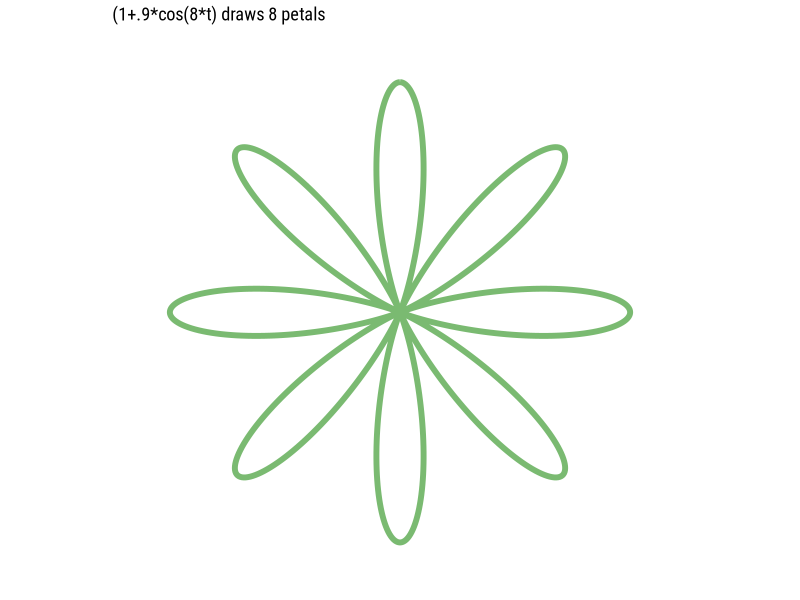
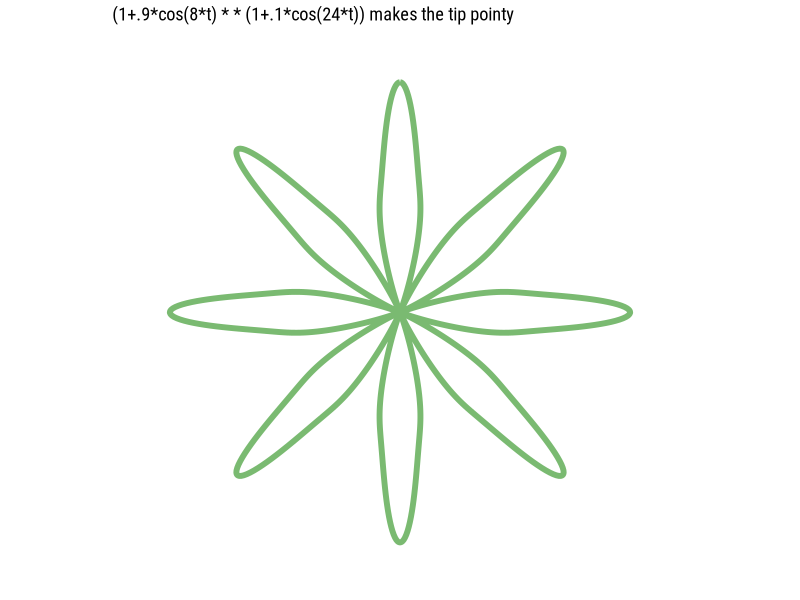
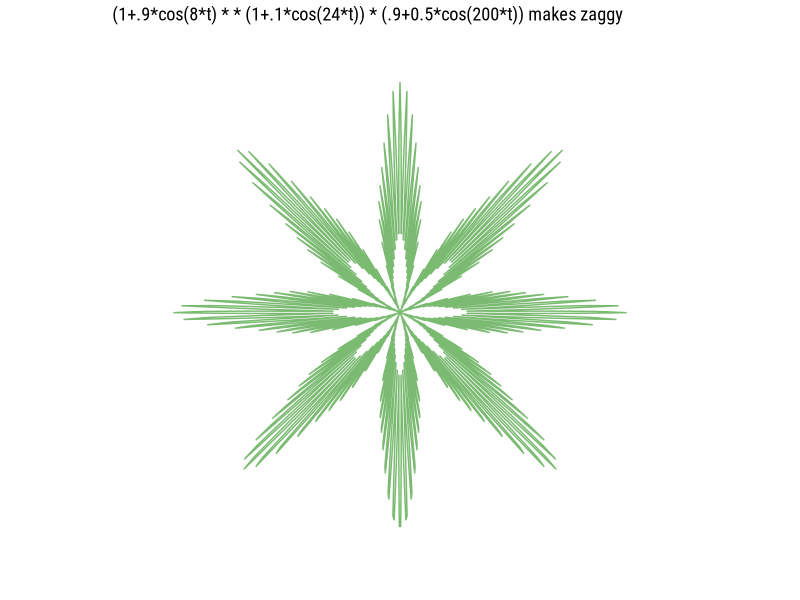
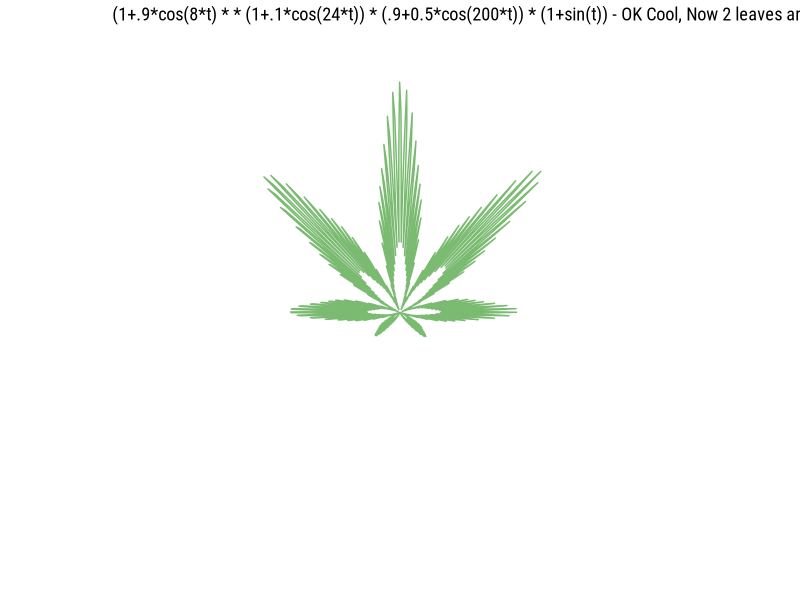
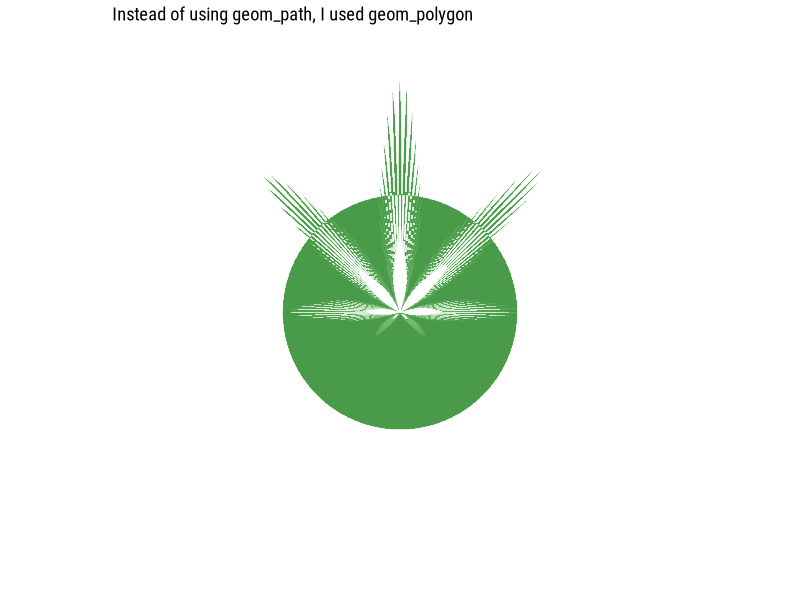
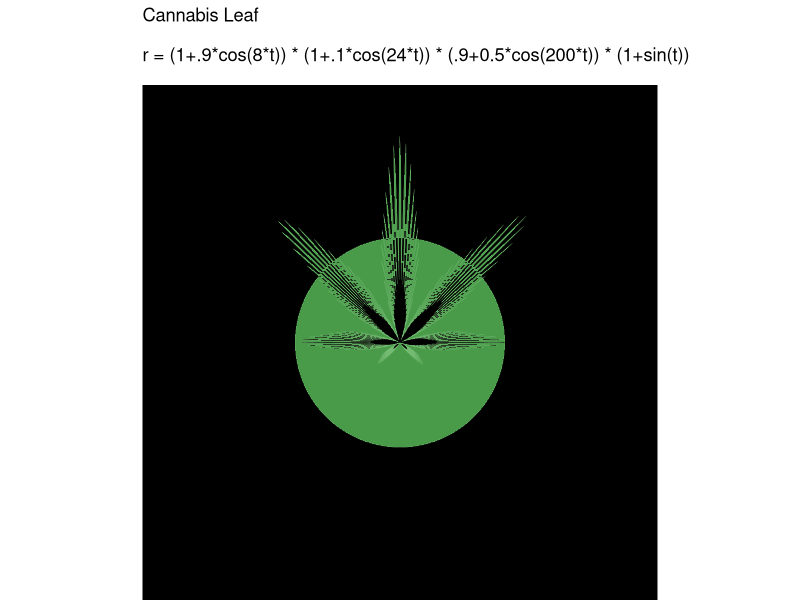

These figures' R source, in order:
#install.packages("tidyverse")

library(tidyverse)

cannabis <- tibble(
  t = seq(-pi,pi, length.out=1000),
  r1 = (1+.9*cos(8*t)), ## this number determines number of leafs!
  r2 = r1 * (1+.1*cos(24*t)), ## this make it pointy
  r3 = r2 * (.9+0.5*cos(200*t)), ## this makes it jaggy
  r4 = r3 * (1+sin(t)), ## Rotate it 90 degrees
  r4_alt = r3 * (1+sin(t-pi/2)),
  r = (1+.9*cos(8*t)) * (1+.1*cos(24*t)) * (.9+0.5*cos(200*t)) * (1+sin(t))
) 

# this plots the individual rn variables declared in the tibble above

# draws 8 petals
cannabis %>% 
  ggplot(aes(x=t, y=r1)) + 
  geom_path(color="#7ABA71", size=2) +
  coord_polar() +
  theme_void(base_family="Roboto Condensed") +
  labs(title = "(1+.9*cos(8*t) draws 8 petals")

# makes tips pointy
cannabis %>% 
  ggplot(aes(x=t, y=r2)) + 
  geom_path(color="#7ABA71", size=2) +
  coord_polar() +
  theme_void(base_family="Roboto Condensed") +
  labs(title = "(1+.9*cos(8*t) * * (1+.1*cos(24*t)) makes the tip pointy")

# makes the zag
cannabis %>% 
  ggplot(aes(x=t, y=r3)) + 
  geom_path(color="#7ABA71", size=0.5) +
  coord_polar() +
  theme_void(base_family="Roboto Condensed") +
  labs(title = "(1+.9*cos(8*t) * * (1+.1*cos(24*t)) * (.9+0.5*cos(200*t)) makes zaggy")

# rotate with PI/n
cannabis %>% 
  ggplot(aes(x=t, y=r4)) + 
  geom_path(color="#7ABA71", size=0.5) +
  coord_polar(start=pi/2) +
  theme_void(base_family="Roboto Condensed") +
  labs(title = "(1+.9*cos(8*t) * * (1+.1*cos(24*t)) * (.9+0.5*cos(200*t)) * (1+sin(t)) - OK Cool, Now 2 leaves are small!", subcaption="Notice I used start=pi/2 to rotate!")

# use polygons
cannabis %>% 
  ggplot(aes(x=t, y=r)) + 
  geom_polygon(fill="#499b4a", color="#74Ba71", size=0.1) +
  coord_polar(theta="x", start=pi/2) +
  theme_void(base_family="Roboto Condensed") +
  labs(title = "Instead of using geom_path, I used geom_polygon")

# clean-up
cannabis %>% 
  ggplot(aes(x=t, y=r)) +
  theme_void()+
  theme(panel.background = element_rect(fill = "black",
                                    colour = "black"))+
  geom_polygon(fill="#499b4a", color="#74Ba71", size=0.1) +
  coord_polar(theta="x", start=pi/2) +
  labs(title = "Cannabis Leaf\n\nr = (1+.9*cos(8*t)) * (1+.1*cos(24*t)) * (.9+0.5*cos(200*t)) * (1+sin(t))\n")
